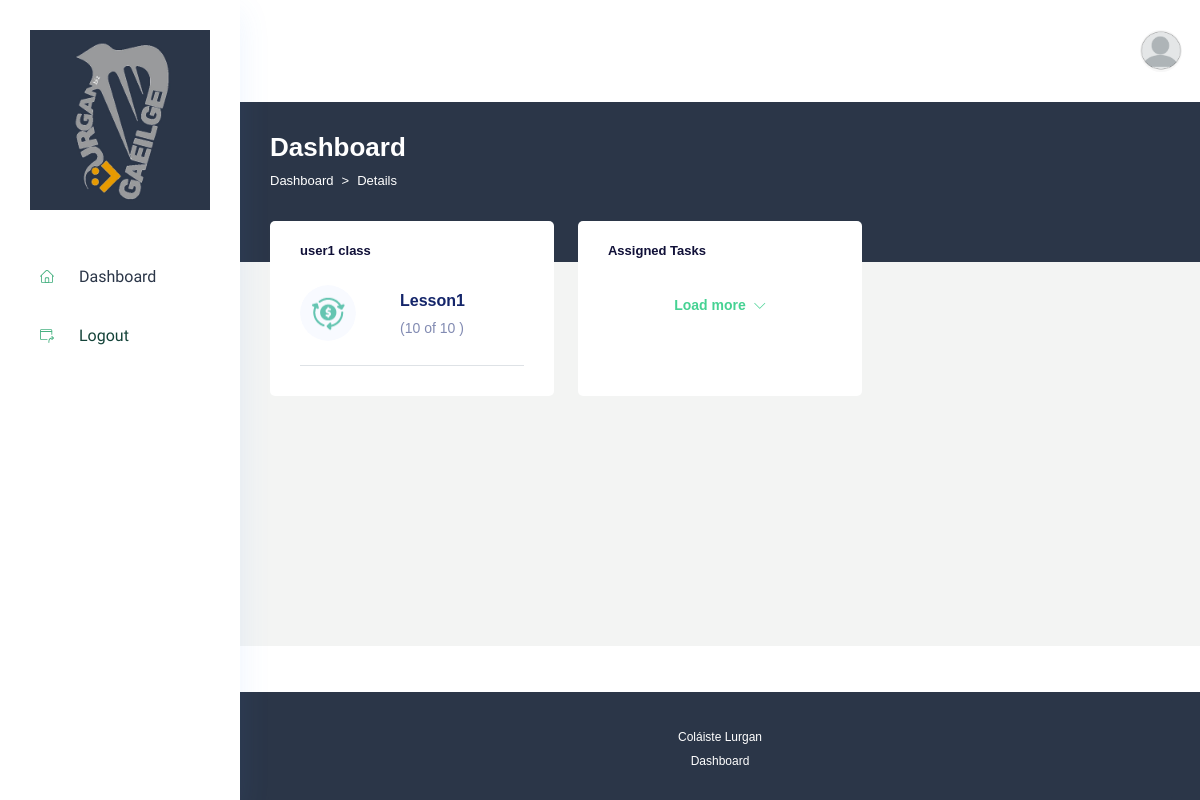
/ (signed in), run on the app's committed database.
### authuser/models.py (models this page shows, shortened)
class User(AbstractBaseUser,PermissionsMixin):
    email = models.EmailField(unique=True)
    username = models.CharField(max_length=255,blank=True)
    address = models.CharField(max_length=255,blank=True)
    phone_number = models.CharField(max_length=255,blank=True,default='')
    avatar = models.ImageField(null=True,default='profile/avatar.png',upload_to=user_directory_path)
    ROLE_CHOICES = (
        ('student', 'Student'),
        ('teacher', 'Teacher'),
        ('admin', 'Admin'),
    )
    role = models.CharField(max_length=20,choices=ROLE_CHOICES,default='student')
    is_active =models.BooleanField(default=True)
    is_staff = models.BooleanField(default=False)
    is_superuser = models.BooleanField(default=False)
    created = models.DateTimeField(auto_now_add=True)
    updated = models.DateTimeField(auto_now=True)
    first_login = models.BooleanField(default=True)
    objects = CustomUserManager()
    USERNAME_FIELD = 'email'
    EMAIL_FIELD = 'email'
    REQUIRED_FIELDS = []
    class Meta:
        app_label = 'authuser'

### project/models.py (models this page shows)
class Cohorts(models.Model):
    classname               = models.CharField(max_length=20,default='')
    updated=models.DateTimeField(auto_now=True)
    created = models.DateTimeField(auto_now_add=True)
    class Meta:
        ordering=['-updated','-created']
    def __str__(self):
        return self.classname

class Lesson(models.Model):
    cohort                  = models.ForeignKey(Cohorts,on_delete=models.CASCADE)
    lesson_name             = models.CharField(max_length=20,default='')
    updated=models.DateTimeField(auto_now=True)
    created = models.DateTimeField(auto_now_add=True)
    class Meta:
        ordering=['-updated','-created']
    def __str__(self):
        return self.lesson_name

### authuser/views.py (the view, shortened to what this page needs)
# urls.py: path('',views.home,name='home'),
def home(request):
    if request.user.is_authenticated:
        a=False
        all_task_with_score_and_model=[]
        if request.user.role == 'teacher' or request.user.role == 'admin':
            cohort = Cohorts.objects.all()[:3]
            if cohort:
                a=True
            context = {'cohort':cohort,'all_tasks':all_task_with_score_and_model,'cohort_count':a}
            return render(request,'authuser/index.html',context)
        else:
            student = User.objects.get(id=request.user.id)
            link_to_cohort = Linking_UC.objects.filter(student=student).first()
            lessons_info = []
            if link_to_cohort:
                cohort = Cohorts.objects.get(classname=link_to_cohort.cohort)
                cohort_lessons = Lesson.objects.filter(cohort = cohort)
                print('------------her1')
                for lesson in cohort_lessons:
                    total_tasks = T1.objects.filter(lesson=lesson).count() + T2.objects.filter(lesson=lesson).count() + \
                                T3.objects.filter(lesson=lesson).count() +T4.objects.filter(lesson=lesson).count() + \
                                T5.objects.filter(lesson=lesson).count() +T6.objects.filter(lesson=lesson).count() + \
                                T7.objects.filter(lesson=lesson).count() + T8.objects.filter(lesson=lesson).count()
                    completed_tasks = (
                        Score.objects.filter(student=student, content_type__in=[
                            ContentType.objects.get_for_model(T1),ContentType.objects.get_for_model(T2),ContentType.objects.get_for_model(T3),
                            ContentType.objects.get_for_model(T4),ContentType.objects.get_for_model(T5),ContentType.objects.get_for_model(T6),
                            ContentType.objects.get_for_model(T7),ContentType.objects.get_for_model(T8),
                        ], object_id__in=[
                            *T1.objects.filter(lesson=lesson).values_list('id', flat=True),*T2.objects.filter(lesson=lesson).values_list('id', flat=True),
                            *T3.objects.filter(lesson=lesson).values_list('id', flat=True),*T4.objects.filter(lesson=lesson).values_list('id', flat=True),
                            *T5.objects.filter(lesson=lesson).values_list('id', flat=True),*T6.objects.filter(lesson=lesson).values_list('id', flat=True),
                            *T7.objects.filter(lesson=lesson).values_list('id', flat=True),*T8.objects.filter(lesson=lesson).values_list('id', flat=True),
                        ]).count()
                    )
                    print('===========here2',total_tasks)
                    lessons_info.append({
                        'lesson_name': lesson,
                        'total_tasks': total_tasks,
                        'completed_tasks': completed_tasks
                    })
                a=True
            else:
                cohort = []
            user_assigned_tasks = UserTask.objects.filter(user=student)[:3]
            context = {'cohort':cohort,'all_tasks':all_task_with_score_and_model,'cohort_count':a
                       ,'lessons_info':lessons_info}
            return render(request,'authuser/index.html',context)
    else:
        return redirect('login')

### authuser/templates/authuser/index.html (shortened to what this page needs)
{% extends 'base.html' %}
{% load static %}
{% block content %}
<section class="main_content dashboard_part large_header_bg">
    {% include 'includes/topbar.html' %}
<div class="main_content_iner overly_inner ">
<div class="container-fluid p-0 ">
<div class="row">
<div class="col-12">
<div class="page_title_box d-flex align-items-center justify-content-between">
<div class="page_title_left">
<h3 class="f_s_30 f_w_700 text_white">Dashboard</h3>
<ol class="breadcrumb page_bradcam mb-0">
<li class="breadcrumb-item"><a href="javascript:void(0);">Dashboard</a></li>
<li class="breadcrumb-item active">Details</li>
</ol>
</div>
</div>
</div>
</div>
<div class="row ">
<div class="col-lg-4">
<div class="white_card card_height_100  mb_20">
<div class="white_card_header">
<div class="box_header m-0">
<div class="main-title">
    {% if user.role == 'teacher' or user.role == 'admin' %}
<h3 class="m-0">Cohorts</h3>
{% else %}
{% if cohort %}
<h3 class="m-0">{{cohort.classname}}</h3>
{% else %}
<div class="white_card_body">
    <div class="table-responsive">
    <h6>No Cohort Assigned yet</h6>
    </div></div>
{% endif %}
{% endif %}
</div>
</div>
</div>
{% if user.is_authenticated %}
<div class="white_card_body">
<div class="table-responsive">
    {% if cohort_count %}
    {% if user.role == 'teacher'  or user.role == 'admin' %}
<table class="table bayer_table m-0">
<tbody>
    {% for i in cohort %}
<tr>
<td>
<img class="byder_thumb wh_56" src="{% static 'img/Payment/1.png' %}" alt="">
</td>
<td>
<div class="payment_gatway">
    <a href="{% url 'cohort_details' i.id %}    ">
<h5 class="byer_name  f_s_16 f_w_700 color_theme">{{i.classname}}</h5></a>
<div class="">
    <a style="padding-inline: 3px;" href="{% url 'update_class' i.id %}"><i class="fas fa-edit"></i></a>
    <a href="{% url 'delete_cohort' i.id %}"><i class="ti-trash"></i></a>
</div>
</div>
</td>
</tr>
{% endfor %}
</tbody>
</table>
    <div class="load_more_button text-center mt_10">
        <a class="theme_text_btn d-flex align-items-center justify-content-center" href="{% url 'cohorts_list' %}">Load more <i class="ti-angle-down f_s_12 ms-2"></i> </a>
        </div>
{% else %}
<table class="table bayer_table m-0">
<tbody>
    {% for lesson_info in lessons_info %}
<tr>
    <td>
    <img class="byder_thumb wh_56" src="{% static 'img/Payment/1.png' %}" alt="">
    </td>
    <td >
        <div class="payment_gatway">
        <a href=" {% url 'lesson_details' lesson_info.lesson_name.id %}  ">
    <h5 class="byer_name  f_s_16 f_w_700 color_theme">{{lesson_info.lesson_name}}</h5>
<p>({{lesson_info.completed_tasks}} of {{lesson_info.total_tasks}} )</p></a>
    </div>
    </td>
    </tr>
    {% endfor %}
</tbody>
</table>
{% endif%}
{% endif%}
</div>
</div>
{% else %}
<div class="white_card_body">
    <div class="table-responsive">
    <h6>Login is Required</h6>
    </div></div>
{% endif%}
</div>
</div>
{% if user.role == 'student' %}
<div class="col-lg-4">
<div class="white_card card_height_100  mb_20">
<div class="white_card_header">
<div class="box_header m-0">
<div class="main-title">
<h3 class="m-0">Assigned Tasks</h3>
</div>
</div>
</div>
<div class="white_card_body">
<div class="load_more_button text-center mt_10">
<a class="theme_text_btn d-flex align-items-center justify-content-center" href="{% url 'task_list'  %}">Load more <i class="ti-angle-down f_s_12 ms-2"></i> </a>
</div>
</div>
</div>
</div>
{% endif %}
</div>
</div>
</div>
</section>
{% endblock %}

### templates/includes/topbar.html (shortened to what this page needs)
{% load static %}
<div class="container-fluid g-0">
    <div class="row">
    <div class="col-lg-12 p-0">
    <div class="header_iner d-flex justify-content-between align-items-center">
    <div class="header_right d-flex justify-content-between align-items-center">
        {% if user.is_authenticated %}
    <div class="profile_info">
        {% if request.user.avatar %}
        <img src=" {{ request.user.avatar.url }} " alt="profile image">
        {% else %}
        <p>else is working</p>
        <img src="{% static 'img/avatar.png' %}" alt="profile image">
        {% endif %}
        {% else %}
        <a href="{% url 'login' %}">Log In</a>
        {% endif%}
    </div>
    </div>
    </div>
    </div>
    </div>
    </div>

### data on the page
User: user.avatar (placeholder picture)
Cohorts: classname "user1 class"
Lesson: lesson_name "Lesson1", completed_tasks "10", total_tasks "10"
